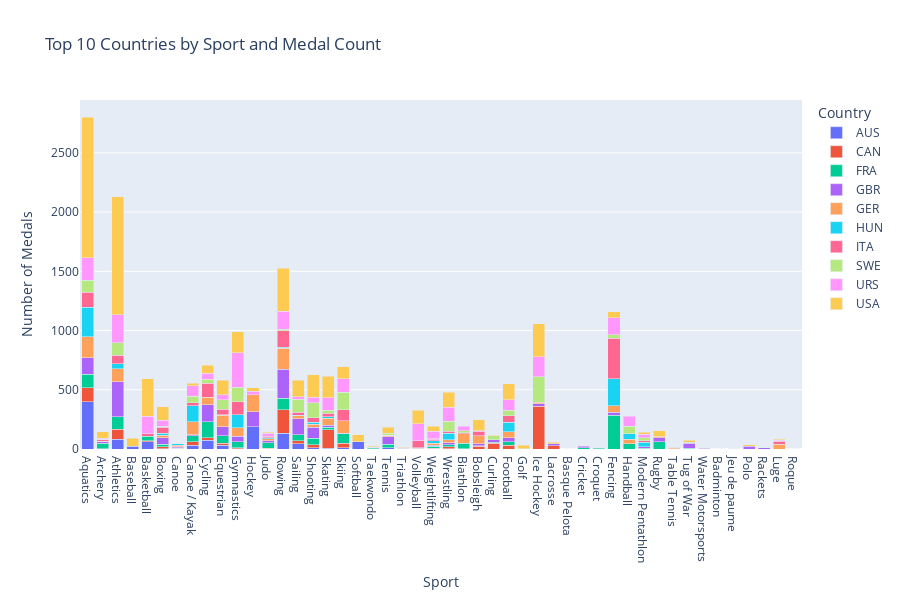

The notebook cell saved with this chart:
### Code cell
fig = px.bar(
    top_10_sport_medal, # change `top_10_sport_medal` to `top_5_sport_medal` to show top 5 countries
    x='Sport',
    y='Medal',
    color='Country',
    title='Top 10 Countries by Sport and Medal Count',
    labels={'Medal': 'Number of Medals', 'Sport': 'Sport', 'Country': 'Country'},
    barmode='stack',
    height=600
)

fig.show()

### Figure 1 — Plotly figure (JSON) as saved in the notebook; plotly's stock layout.template omitted (floating-point values rounded to 4 significant figures)
{"data": [{"alignmentgroup": "True", "hovertemplate": "Country=AUS<br>Sport=%{x}<br>Number of Medals=%{y}<extra></extra>", "legendgroup": "AUS", "marker": {"color": "#636efa", "pattern": {"shape": ""}}, "name": "AUS", "offsetgroup": "AUS", "orientation": "v", "showlegend": true, "textposition": "auto", "type": "bar", "x": ["Aquatics", "Archery", "Athletics", "Baseball", "Basketball", "Boxing", "Canoe", "Canoe / Kayak", "Cycling", "Equestrian", "Gymnastics", "Hockey", "Judo", "Rowing", "Sailing", "Shooting", "Skating", "Skiing", "Softball", "Taekwondo", "Tennis", "Triathlon", "Volleyball", "Weightlifting", "Wrestling"], "xaxis": "x", "y": [400, 2, 84, 24, 60, 4, 5, 33, 76, 31, 1, 189, 2, 135, 46, 10, 5, 10, 60, 2, 9, 5, 4, 4, 3], "yaxis": "y"}, {"alignmentgroup": "True", "hovertemplate": "Country=CAN<br>Sport=%{x}<br>Number of Medals=%{y}<extra></extra>", "legendgroup": "CAN", "marker": {"color": "#EF553B", "pattern": {"shape": ""}}, "name": "CAN", "offsetgroup": "CAN", "orientation": "v", "showlegend": true, "textposition": "auto", "type": "bar", "x": ["Aquatics", "Athletics", "Basketball", "Biathlon", "Bobsleigh", "Boxing", "Canoe", "Canoe / Kayak", "Curling", "Cycling", "Equestrian", "Football", "Golf", "Gymnastics", "Ice Hockey", "Judo", "Lacrosse", "Rowing", "Sailing", "Shooting", "Skating", "Skiing", "Taekwondo", "Tennis", "Triathlon", "Volleyball", "Weightlifting", "Wrestling"], "xaxis": "x", "y": [119, 84, 9, 3, 22, 17, 3, 30, 50, 17, 16, 31, 1, 8, 359, 5, 28, 197, 25, 24, 159, 40, 2, 2, 2, 2, 4, 16], "yaxis": "y"}, {"alignmentgroup": "True", "hovertemplate": "Country=FRA<br>Sport=%{x}<br>Number of Medals=%{y}<extra></extra>", "legendgroup": "FRA", "marker": {"color": "#00cc96", "pattern": {"shape": ""}}, "name": "FRA", "offsetgroup": "FRA", "orientation": "v", "showlegend": true, "textposition": "auto", "type": "bar", "x": ["Aquatics", "Archery", "Athletics", "Basketball", "Basque Pelota", "Biathlon", "Bobsleigh", "Boxing", "Canoe", "Canoe / Kayak", "Cricket", "Croquet", "Curling", "Cycling", "Equestrian", "Fencing", "Football", "Gymnastics", "Handball", "Judo", "Modern Pentathlon", "Rowing", "Rugby", "Sailing", "Shooting", "Skating", "Skiing", "Table Tennis", "Taekwondo", "Tennis", "Tug of War", "Water Motorsports", "Weightlifting", "Wrestling"], "xaxis": "x", "y": [110, 46, 106, 38, 2, 44, 4, 19, 2, 47, 12, 8, 6, 136, 64, 286, 30, 52, 46, 44, 6, 96, 63, 49, 56, 18, 80, 3, 6, 30, 6, 1, 15, 17], "yaxis": "y"}, {"alignmentgroup": "True", "hovertemplate": "Country=GBR<br>Sport=%{x}<br>Number of Medals=%{y}<extra></extra>", "legendgroup": "GBR", "marker": {"color": "#ab63fa", "pattern": {"shape": ""}}, "name": "GBR", "offsetgroup": "GBR", "orientation": "v", "showlegend": true, "textposition": "auto", "type": "bar", "x": ["Aquatics", "Archery", "Athletics", "Badminton", "Bobsleigh", "Boxing", "Canoe", "Canoe / Kayak", "Cricket", "Curling", "Cycling", "Equestrian", "Fencing", "Football", "Golf", "Gymnastics", "Hockey", "Ice Hockey", "Jeu de paume", "Judo", "Lacrosse", "Modern Pentathlon", "Polo", "Rackets", "Rowing", "Rugby", "Sailing", "Shooting", "Skating", "Skiing", "Taekwondo", "Tennis", "Triathlon", "Tug of War", "Water Motorsports", "Weightlifting", "Wrestling"], "xaxis": "x", "y": [142, 13, 295, 4, 20, 53, 7, 9, 12, 23, 145, 76, 24, 33, 2, 46, 126, 24, 2, 18, 18, 11, 25, 10, 244, 30, 134, 95, 20, 1, 3, 61, 2, 43, 4, 7, 17], "yaxis": "y"}, {"alignmentgroup": "True", "hovertemplate": "Country=GER<br>Sport=%{x}<br>Number of Medals=%{y}<extra></extra>", "legendgroup": "GER", "marker": {"color": "#FFA15A", "pattern": {"shape": ""}}, "name": "GER", "offsetgroup": "GER", "orientation": "v", "showlegend": true, "textposition": "auto", "type": "bar", "x": ["Aquatics", "Archery", "Athletics", "Biathlon", "Bobsleigh", "Boxing", "Canoe", "Canoe / Kayak", "Cycling", "Equestrian", "Fencing", "Football", "Gymnastics", "Handball", "Hockey", "Ice Hockey", "Judo", "Luge", "Modern Pentathlon", "Rowing", "Rugby", "Sailing", "Shooting", "Skating", "Skiing", "Table Tennis", "Taekwondo", "Tennis", "Triathlon", "Volleyball", "Weightlifting", "Wrestling"], "xaxis": "x", "y": [176, 6, 107, 80, 66, 22, 14, 111, 65, 100, 56, 53, 71, 37, 141, 10, 17, 42, 3, 180, 15, 27, 25, 58, 108, 10, 2, 13, 2, 4, 20, 24], "yaxis": "y"}, {"alignmentgroup": "True", "hovertemplate": "Country=HUN<br>Sport=%{x}<br>Number of Medals=%{y}<extra></extra>", "legendgroup": "HUN", "marker": {"color": "#19d3f3", "pattern": {"shape": ""}}, "name": "HUN", "offsetgroup": "HUN", "orientation": "v", "showlegend": true, "textposition": "auto", "type": "bar", "x": ["Aquatics", "Athletics", "Boxing", "Canoe", "Canoe / Kayak", "Equestrian", "Fencing", "Football", "Gymnastics", "Handball", "Judo", "Modern Pentathlon", "Rowing", "Sailing", "Shooting", "Skating", "Tennis", "Weightlifting", "Wrestling"], "xaxis": "x", "y": [250, 45, 20, 14, 137, 2, 227, 80, 110, 45, 9, 38, 8, 2, 17, 12, 1, 20, 54], "yaxis": "y"}, {"alignmentgroup": "True", "hovertemplate": "Country=ITA<br>Sport=%{x}<br>Number of Medals=%{y}<extra></extra>", "legendgroup": "ITA", "marker": {"color": "#FF6692", "pattern": {"shape": ""}}, "name": "ITA", "offsetgroup": "ITA", "orientation": "v", "showlegend": true, "textposition": "auto", "type": "bar", "x": ["Aquatics", "Archery", "Athletics", "Basketball", "Biathlon", "Bobsleigh", "Boxing", "Canoe", "Canoe / Kayak", "Cycling", "Equestrian", "Fencing", "Football", "Gymnastics", "Judo", "Luge", "Modern Pentathlon", "Rowing", "Sailing", "Shooting", "Skating", "Skiing", "Taekwondo", "Tennis", "Volleyball", "Weightlifting", "Wrestling"], "xaxis": "x", "y": [127, 15, 72, 23, 10, 33, 47, 1, 22, 115, 45, 344, 53, 109, 13, 24, 13, 139, 26, 35, 31, 94, 3, 1, 59, 14, 20], "yaxis": "y"}, {"alignmentgroup": "True", "hovertemplate": "Country=SWE<br>Sport=%{x}<br>Number of Medals=%{y}<extra></extra>", "legendgroup": "SWE", "marker": {"color": "#B6E880", "pattern": {"shape": ""}}, "name": "SWE", "offsetgroup": "SWE", "orientation": "v", "showlegend": true, "textposition": "auto", "type": "bar", "x": ["Aquatics", "Archery", "Athletics", "Biathlon", "Boxing", "Canoe / Kayak", "Curling", "Cycling", "Equestrian", "Fencing", "Football", "Gymnastics", "Handball", "Ice Hockey", "Modern Pentathlon", "Rowing", "Sailing", "Shooting", "Skating", "Skiing", "Table Tennis", "Tennis", "Triathlon", "Tug of War", "Weightlifting", "Wrestling"], "xaxis": "x", "y": [101, 2, 103, 16, 11, 57, 33, 36, 81, 26, 46, 124, 62, 218, 25, 10, 113, 127, 26, 146, 3, 14, 1, 8, 4, 84], "yaxis": "y"}, {"alignmentgroup": "True", "hovertemplate": "Country=URS<br>Sport=%{x}<br>Number of Medals=%{y}<extra></extra>", "legendgroup": "URS", "marker": {"color": "#FF97FF", "pattern": {"shape": ""}}, "name": "URS", "offsetgroup": "URS", "orientation": "v", "showlegend": true, "textposition": "auto", "type": "bar", "x": ["Aquatics", "Archery", "Athletics", "Basketball", "Biathlon", "Bobsleigh", "Boxing", "Canoe / Kayak", "Cycling", "Equestrian", "Fencing", "Football", "Gymnastics", "Handball", "Hockey", "Ice Hockey", "Judo", "Luge", "Modern Pentathlon", "Rowing", "Sailing", "Shooting", "Skating", "Skiing", "Volleyball", "Weightlifting", "Wrestling"], "xaxis": "x", "y": [190, 7, 238, 146, 37, 8, 51, 87, 51, 43, 145, 91, 290, 85, 32, 168, 23, 7, 27, 152, 20, 49, 104, 116, 144, 62, 116], "yaxis": "y"}, {"alignmentgroup": "True", "hovertemplate": "Country=USA<br>Sport=%{x}<br>Number of Medals=%{y}<extra></extra>", "legendgroup": "USA", "marker": {"color": "#FECB52", "pattern": {"shape": ""}}, "name": "USA", "offsetgroup": "USA", "orientation": "v", "showlegend": true, "textposition": "auto", "type": "bar", "x": ["Aquatics", "Archery", "Athletics", "Baseball", "Basketball", "Bobsleigh", "Boxing", "Canoe / Kayak", "Curling", "Cycling", "Equestrian", "Fencing", "Football", "Golf", "Gymnastics", "Hockey", "Ice Hockey", "Jeu de paume", "Judo", "Lacrosse", "Luge", "Modern Pentathlon", "Polo", "Roque", "Rowing", "Rugby", "Sailing", "Shooting", "Skating", "Skiing", "Softball", "Taekwondo", "Tennis", "Triathlon", "Tug of War", "Volleyball", "Weightlifting", "Wrestling"], "xaxis": "x", "y": [1184, 55, 994, 68, 318, 93, 111, 21, 5, 66, 121, 52, 132, 27, 178, 28, 280, 1, 12, 13, 9, 17, 9, 3, 364, 46, 139, 190, 180, 98, 60, 8, 54, 1, 15, 114, 43, 129], "yaxis": "y"}], "layout": {"barmode": "stack", "height": 600, "legend": {"title": {"text": "Country"}, "tracegroupgap": 0}, "title": {"text": "Top 10 Countries by Sport and Medal Count"}, "xaxis": {"anchor": "y", "domain": [0, 1], "title": {"text": "Sport"}}, "yaxis": {"anchor": "x", "domain": [0, 1], "title": {"text": "Number of Medals"}}}}
